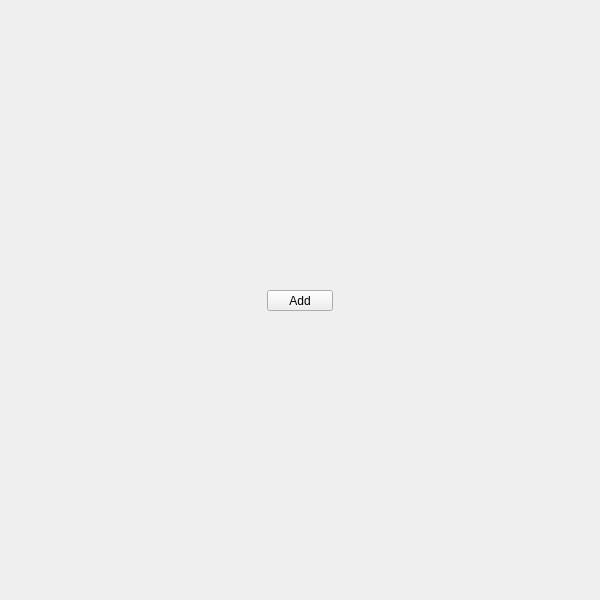
<?xml version="1.0" encoding="UTF-8"?>
<ui version="4.0">
 <class>QtUi</class>
 <widget class="QMainWindow" name="QtUi">
  <property name="geometry"><rect><x>0</x><y>0</y><width>600</width><height>600</height></rect></property>
  <property name="sizePolicy"><sizepolicy hsizetype="Ignored" vsizetype="Ignored"><horstretch>0</horstretch><verstretch>0</verstretch></sizepolicy></property>
  <property name="minimumSize"><size><width>0</width><height>0</height></size></property>
  <property name="maximumSize"><size><width>600</width><height>600</height></size></property>
  <property name="toolButtonStyle"><enum>Qt::ToolButtonIconOnly</enum></property>
  <property name="tabShape"><enum>QTabWidget::Triangular</enum></property>
  <property name="dockNestingEnabled"><bool>true</bool></property>
  <property name="dockOptions"><set>QMainWindow::AllowNestedDocks|QMainWindow::AllowTabbedDocks|QMainWindow::AnimatedDocks|QMainWindow::ForceTabbedDocks</set></property>
  <widget class="QWidget" name="widget">
   <property name="sizePolicy"><sizepolicy hsizetype="Ignored" vsizetype="Ignored"><horstretch>0</horstretch><verstretch>0</verstretch></sizepolicy></property>
   <widget class="MenuButton" name="i003">
    <property name="geometry">
     <rect><x>267</x><y>290</y><width>66</width><height>21</height></rect>
    </property>
    <property name="minimumSize"><size><width>0</width><height>21</height></size></property>
    <property name="maximumSize"><size><width>999</width><height>21</height></size></property>
    <property name="target"><string>add</string></property>
    <property name="text"><string>Add</string></property>
   </widget>
  </widget>
 </widget>
 <customwidgets>
  <customwidget><class>MenuButton</class><extends>QPushButton</extends><header>widgets.menubutton.h</header></customwidget>
 </customwidgets>
 <resources/>
 <connections/>
</ui>
